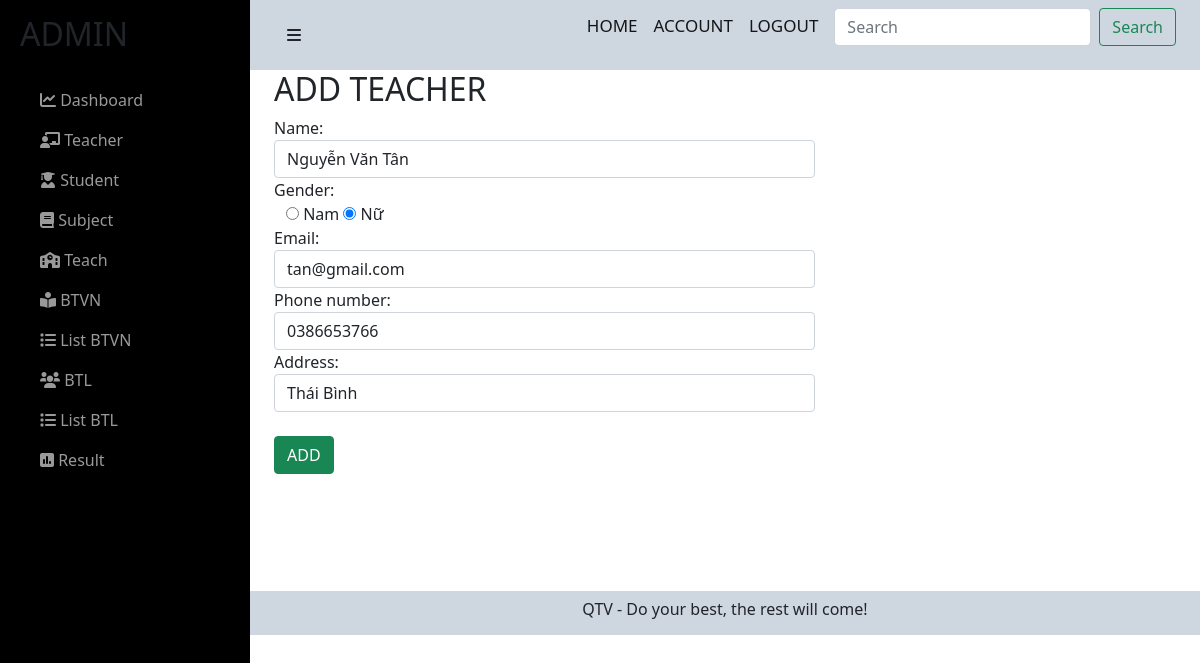
/admin/upd-student-admin.php?idSV=1, run on the app's committed database.
### tables this page shows
CREATE TABLE `sinhvien` (
  `idSV` int(11) NOT NULL,
  `nameSV` varchar(255) NOT NULL,
  `genderSV` tinyint(1) NOT NULL,
  `emailSV` varchar(255) NOT NULL,
  `sdtSV` varchar(255) NOT NULL,
  `addressSV` varchar(255) NOT NULL
);

### admin/upd-student-admin.php (the view, shortened to what this page needs)
<?php include('../config/config.php'); ?>
<link href="https://cdn.jsdelivr.net/npm/bootstrap@5.0.2/dist/css/bootstrap.min.css" rel="stylesheet">
<link rel="stylesheet" href="https://cdnjs.cloudflare.com/ajax/libs/font-awesome/6.0.0-beta2/css/all.min.css" />
<link rel="stylesheet" href="../css/upd-teacher-admin.css">
<div id="wrapper">
<?php
    if(isset($_GET['idSV'])){
        $idSV = $_GET['idSV'];
        $sql1 = "SELECT * FROM sinhvien WHERE idSV = '$idSV'";
        $res1 = mysqli_query($conn, $sql1);
        $row1 = mysqli_fetch_assoc($res1);
        $nameSV = $row1['nameSV'];
        $genderSV = $row1['genderSV'];
        $emailSV = $row1['emailSV'];
        $sdtSV = $row1['sdtSV'];
        $addressSV = $row1['addressSV'];
    }
?>
    <div id="sidebar-wrapper">
        <ul class="sidebar-nav">
            <li class="sidebar-brand">
                <h2>ADMIN</h2>
            </li>
            <li>
                <a href="index.php"><i class="fas fa-chart-line"></i> Dashboard</a>
            </li>
            <li>
                <a href="teacher.php"><i class="fas fa-chalkboard-teacher"></i> Teacher</a>
            </li>
            <li>
                <a href="student.php"><i class="fas fa-user-graduate"></i> Student</a>
            </li>
            <li>
                <a href="subject.php"><i class="fas fa-book"></i> Subject</a>
            </li>
            <li>
                <a href=".teach.php"><i class="fas fa-school"></i> Teach</a>
            </li>
            <li>
                <a href="btvn.php"><i class="fas fa-book-reader"></i> BTVN</a>
            </li>
            <li>
                <a href="listbtvn.php"><i class="fas fa-list"></i> List BTVN</a>
            </li>
            <li>
                <a href="btl.php"><i class="fas fa-users"></i> BTL</a>
            </li>
            <li>
                <a href="listbtl.php"><i class="fas fa-list"></i> List BTL</a>
            </li>
            <li>
                <a href="result.php"><i class="fas fa-poll"></i> Result</a>
            </li>
        </ul>
    </div>
    <div id="page-content-wrapper">
        <div class="container-fluid">
            <div class="row">
                <div class="col-lg-12">
                    <nav class="navbar navbar-light">
                        <div class="container-fluid">
                            <a href="#menu-toggle" class="btn btn-default" id="menu-toggle"><i class="fas fa-bars"></i></a>
                            <form class="d-flex">
                                <a href="" class="navbar-brand">HOME</a>
                                <a href="" class="navbar-brand">ACCOUNT</a>
                                <a href="" class="navbar-brand">LOGOUT</a>
                                <input class="form-control me-2" type="search" placeholder="Search" aria-label="Search">
                                <button class="btn btn-outline-success" type="submit">Search</button>
                            </form>
                        </div>
                    </nav>
                    <div class="container">
                        <h2>ADD TEACHER</h2>
                        <form method="post">
                            <div class="form-group">
                                <label for="nameSV">Name:</label>
                                <input type="text" class="form-control" id="nameSV" placeholder="Enter name" name="nameSV" value="<?php echo $nameSV ?>">
                            </div>
                            <div class="form-group">
                                <label for="genderGV">Gender:</label>
                                <div class="rdo-genderGV" style="padding-left: 12px;">
                                    <input <?php if($genderSV=="1") {echo "checked";}?> id="genderSV" type="radio" name="genderSV" value="1"> Nam
                                    <input <?php if($genderSV=="0") {echo "checked";}?> id="genderSV" type="radio" name="genderSV" value="0"> Nữ
                                </div>
                            </div>
                            <div class="form-group">
                                <label for="emailSV">Email:</label>
                                <input type="email" class="form-control" id="emailSV" placeholder="Enter email" name="emailSV" value="<?php echo $emailSV?>">
                            </div>
                            <div class="form-group">
                                <label for="sdtSV">Phone number:</label>
                                <input type="tel" class="form-control" id="sdtSV" placeholder="Enter phone number" name="sdtSV"  value="<?php echo $sdtSV?>">
                            </div>
                            <div class="form-group">
                                <label for="addressSV">Address:</label>
                                <input type="text" class="form-control" id="addressSV" placeholder="Enter address" name="addressSV"  value="<?php echo $addressSV?>">
                            </div>
                            <br>
                            <button name="add" type="submit" class="btn btn-success">ADD</button>
                        </form>
                    </div>
                </div>
                <footer>
                    <p class="ftr text-center">
                        QTV - Do your best, the rest will come!
                    </p>
                </footer>
            </div>
        </div>
    </div>

### css/upd-teacher-admin.css (style rules this page uses)
.row > * { padding: 0; }
#wrapper { padding-left: 0; -webkit-transition: all 0.5s ease; -moz-transition: all 0.5s ease; -o-transition: all 0.5s ease; transition: all 0.5s ease; }
.navbar-brand { font-size: 17px; font-weight: 500; }
#page-content-wrapper { padding: 50px; position: relative; }
#sidebar-wrapper { z-index: 1000; position: fixed; left: 250px; width: 0; height: 100%; margin-left: -250px; overflow-y: auto; background: #000; -webkit-transition: all 0.5s ease; -moz-transition: all 0.5s ease; -o-transition: all 0.5s ease; transition: all 0.5s ease; }
#page-content-wrapper { width: 100%; position: absolute; padding: 15px; }
.sidebar-nav { position: absolute; top: 0; width: 250px; margin: 0; padding: 0; list-style: none; }
.sidebar-nav li { text-indent: 20px; line-height: 40px; }
.sidebar-nav li a { display: block; text-decoration: none; color: #999999; }
.sidebar-nav > .sidebar-brand { height: 65px; font-size: 18px; line-height: 60px; margin-top: 15px; }
@media (min-width: 768px) { #wrapper { padding-left: 250px; } }
@media (min-width: 768px) { #sidebar-wrapper { width: 250px; } }
@media (min-width: 768px) { #page-content-wrapper { padding: 0; position: relative; } }
.navbar, .ftr { background-color: #ced6e0; }
.ftr { height: 44px; margin-bottom: 0; padding-top: 6px; }
.container { min-height: 521px; }
.form-control { width: 60%; }

### data on the page
sinhvien: nameSV "Nguyễn Văn Tân", genderSV "☑", emailSV "tan@gmail.com", sdtSV "0386653766", addressSV "Thái Bình"
